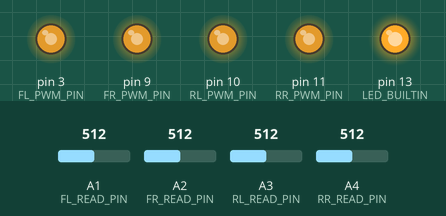
Simulated run of this sketch. Board: Arduino Nano, built with avr-gcc and run on an emulated ATmega328P. On the bench: output pins drawn as LEDs (lit = HIGH). Inputs (shaded band) come from the test bench; at power-on: A1 (FL_READ_PIN) = 512, A2 (FR_READ_PIN) = 512, A3 (RL_READ_PIN) = 512, A4 (RR_READ_PIN) = 512.

Above: at 6.2 s.
6.3 s: A1 (FL_READ_PIN) set to 716
At 7.0 s:
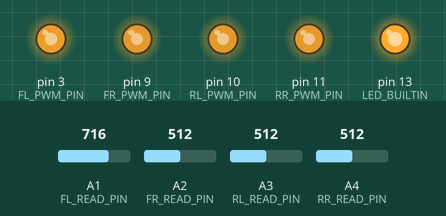
7.8 s: A2 (FR_READ_PIN) set to 716
At 8.1 s:
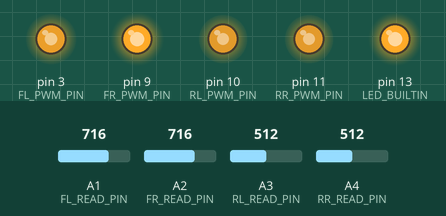
9.3 s: A3 (RL_READ_PIN) set to 716
At 10.4 s:
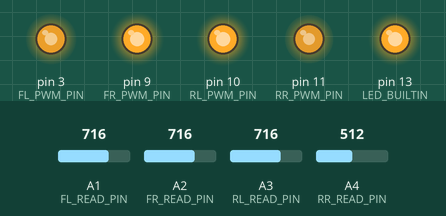
10.8 s: A4 (RR_READ_PIN) set to 716
At 11.6 s:
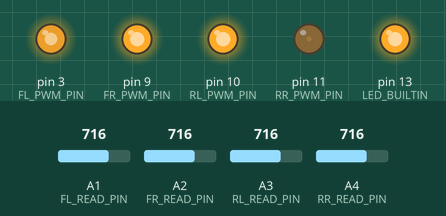
12.3 s: A4 (RR_READ_PIN) set to 992
At 12.7 s:
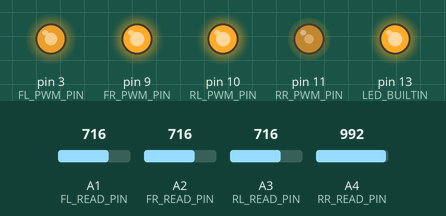
13.8 s: A1 (FL_READ_PIN) set to 306
At 15.1 s:
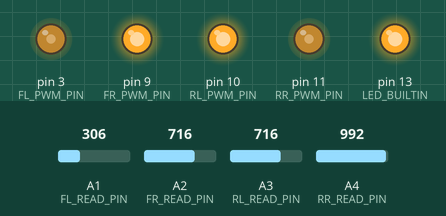
Timing chart, 0 to 16.3 s (numbered marks = the images above; inputs shaded):
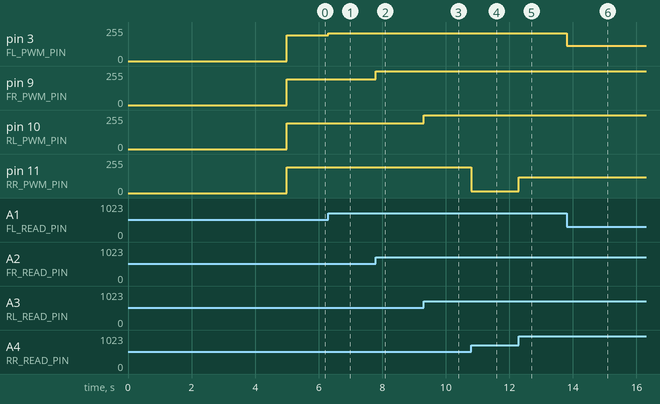

Measured:
- after the input at 6.3 s, pin 3 (FL_PWM_PIN): 192/255 → 209/255 at once
- after the input at 7.8 s, pin 9 (FR_PWM_PIN): 192/255 → 255/255 at once
- after the input at 9.3 s, pin 10 (RL_PWM_PIN): 192/255 → 255/255 at once
- after the input at 10.8 s, pin 11 (RR_PWM_PIN): 192/255 → 13/255 at once
- after the input at 12.3 s, pin 11 (RR_PWM_PIN): 13/255 → 118/255 at once
- after the input at 13.8 s, pin 3 (FL_PWM_PIN): 209/255 → 115/255 at once

The sketch:

GenerateThrottle.ino
```cpp
// code for Arduino NANO, read mapping analog data 0~3.3V to 0~5V, 4 channel

int FL_READ_PIN = A1;
int FR_READ_PIN = A2;
int RL_READ_PIN = A3;
int RR_READ_PIN = A4;

int FL_PWM_PIN = 3;
int FR_PWM_PIN = 9;
int RL_PWM_PIN = 10;
int RR_PWM_PIN = 11;


//float FL_V = 0;
//float FR_V = 0;
//float RL_V = 0;
//float RR_V = 0;


void setup() {
    TCCR2B = TCCR2B & B11111000 | B00000001; // for PWM frequency of 31372.55 Hz, D3 & D11
    TCCR1B = TCCR1B & B11111000 | B00000001; // for PWM frequency of 31372.55 Hz, D9 & D10


    //  Serial.begin(115200);
    pinMode(FL_READ_PIN, INPUT);
    pinMode(FR_READ_PIN, INPUT);
    pinMode(RL_READ_PIN, INPUT);
    pinMode(RR_READ_PIN, INPUT);

    pinMode(FL_PWM_PIN, OUTPUT);
    pinMode(FR_PWM_PIN, OUTPUT);
    pinMode(RL_PWM_PIN, OUTPUT);
    pinMode(RR_PWM_PIN, OUTPUT);

    pinMode(LED_BUILTIN, OUTPUT);

    digitalWrite(LED_BUILTIN, LOW);
    delay(5000);            // 왜 초반에 스로틀이 잡히는거지...???
    digitalWrite(LED_BUILTIN, HIGH);
}


void loop() {
    float f_PWM_FL, f_PWM_FR, f_PWM_RL, f_PWM_RR;

    int i_PWM_FL, i_PWM_FR, i_PWM_RL, i_PWM_RR;


    // analogread range : (int) 0 ~ 1023
    f_PWM_FL = (float)analogRead(FL_READ_PIN) * 255 / 1023;
    f_PWM_FR = (float)analogRead(FR_READ_PIN) * 255 / 1023;
    f_PWM_RL = (float)analogRead(RL_READ_PIN) * 255 / 1023;
    f_PWM_RR = (float)analogRead(RR_READ_PIN) * 255 / 1023;

    // int형으로 바꿔주면서, 3.3V -> 5V 출력에 맞게 곱셈 함
    // pwmout range : (int) 0 ~ 255
    i_PWM_FL = (int)f_PWM_FL * 5 / 3.3;
    i_PWM_FR = (int)f_PWM_FR * 5 / 3.3;
    i_PWM_RL = (int)f_PWM_RL * 5 / 3.3;
    i_PWM_RR = (int)f_PWM_RR * 5 / 3.3;


    /*
    // 0~1023의 아날로그읽는 범위(0~5V)를 pwm 출력..!
    i_PWM_FL = map(analogRead(FL_READ_PIN), 0, 1023, 0, 255);
    i_PWM_FR = map(analogRead(FR_READ_PIN), 0, 1023, 0, 255);
    i_PWM_RL = map(analogRead(RL_READ_PIN), 0, 1023, 0, 255);
    i_PWM_RR = map(analogRead(RR_READ_PIN), 0, 1023, 0, 255);
    */

    // for safety
    if(i_PWM_FL >= 209)         i_PWM_FL = 209;
    else if(i_PWM_FL <= 25)     i_PWM_FL = 25;

    if(i_PWM_FL >= 209)         i_PWM_FL = 209;
    else if(i_PWM_FL <= 25)     i_PWM_FL = 25;

    if(i_PWM_FL >= 209)         i_PWM_FL = 209;
    else if(i_PWM_FL <= 25)     i_PWM_FL = 25;

    if(i_PWM_FL >= 209)         i_PWM_FL = 209;
    else if(i_PWM_FL <= 25)     i_PWM_FL = 25;


    analogWrite(FL_PWM_PIN, i_PWM_FL);
    analogWrite(FR_PWM_PIN, i_PWM_FR);
    analogWrite(RL_PWM_PIN, i_PWM_RL);
    analogWrite(RR_PWM_PIN, i_PWM_RR);

}
```
